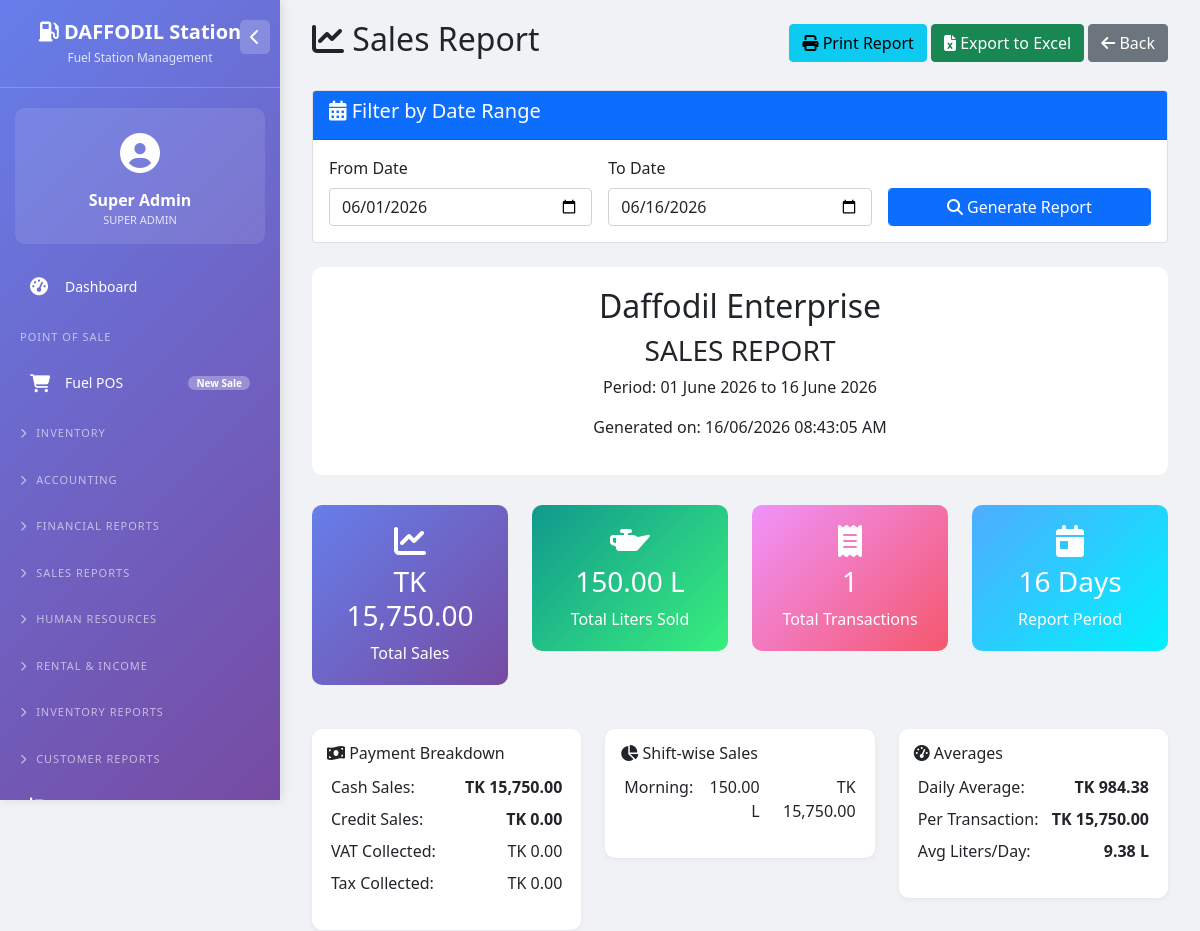
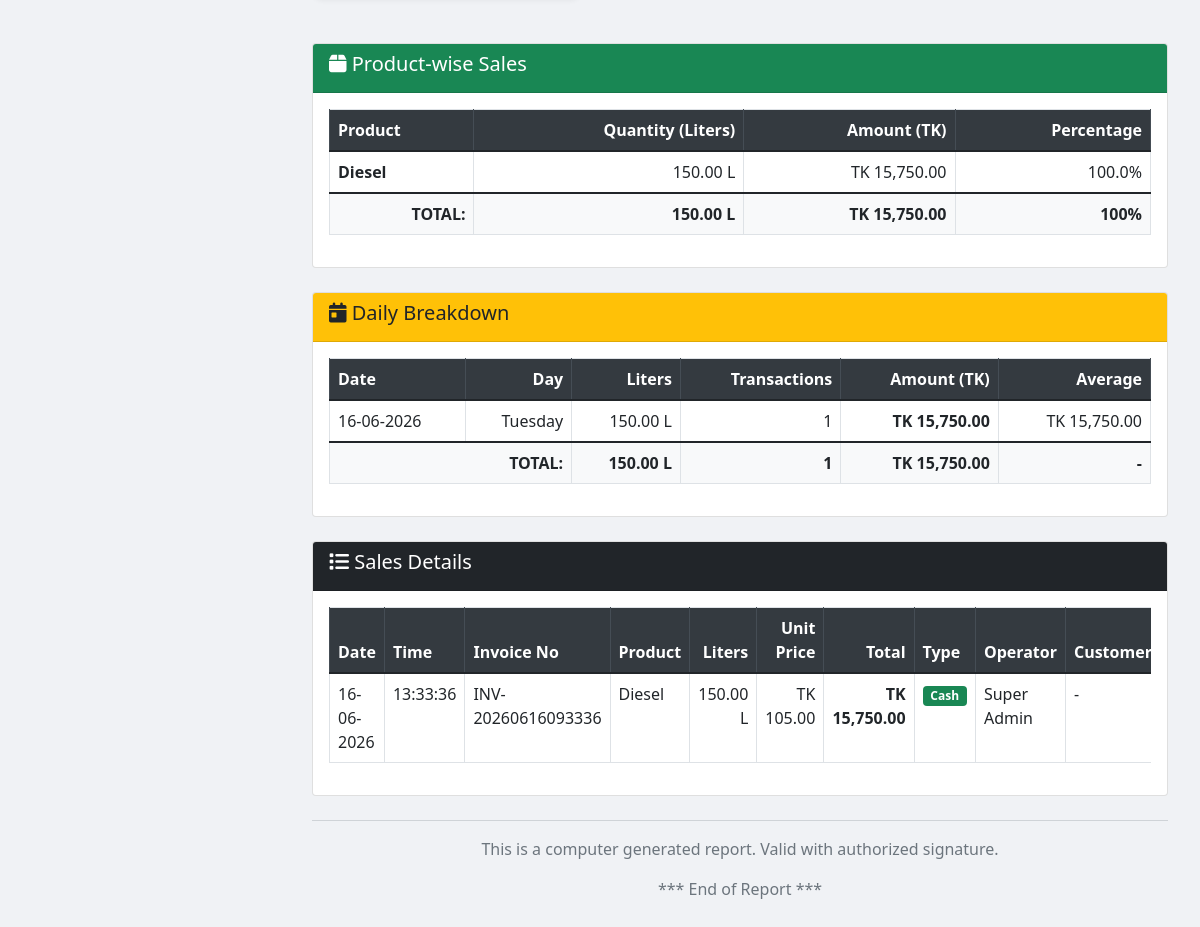
The app's page /daily_sales_report.php (signed in) with its own data (2 pictures, top to bottom).
### tables this page shows
CREATE TABLE `users` (
  `id` int(11) NOT NULL,
  `username` varchar(50) NOT NULL,
  `password` varchar(255) NOT NULL,
  `full_name` varchar(100) NOT NULL,
  `email` varchar(100) DEFAULT NULL,
  `phone` varchar(20) DEFAULT NULL,
  `role` enum('super_admin','owner','accountant','station_manager','cashier','nozzle_operator','hr_officer','store_keeper','auditor') NOT NULL DEFAULT 'cashier',
  `is_active` tinyint(1) DEFAULT 1,
  `created_at` timestamp NOT NULL DEFAULT current_timestamp()
);

CREATE TABLE `sales` (
  `id` int(11) NOT NULL,
  `invoice_no` varchar(50) NOT NULL,
  `sale_date` datetime DEFAULT current_timestamp(),
  `shift_id` int(11) NOT NULL,
  `nozzle_id` int(11) NOT NULL,
  `operator_id` int(11) NOT NULL,
  `customer_name` varchar(100) DEFAULT NULL,
  `customer_phone` varchar(20) DEFAULT NULL,
  `sale_type` enum('cash','credit','advance') NOT NULL,
  `product_id` int(11) NOT NULL,
  `quantity_liters` decimal(10,2) NOT NULL,
  `unit_price` decimal(10,2) NOT NULL,
  `subtotal` decimal(10,2) NOT NULL,
  `vat_amount` decimal(10,2) DEFAULT 0.00,
  `tax_amount` decimal(10,2) DEFAULT 0.00,
  `total_amount` decimal(10,2) NOT NULL,
  `received_amount` decimal(10,2) DEFAULT NULL,
  `change_amount` decimal(10,2) DEFAULT NULL,
  `credit_due_date` date DEFAULT NULL,
  `is_printed` tinyint(1) DEFAULT 0
);

CREATE TABLE `fuel_products` (
  `id` int(11) NOT NULL,
  `product_name` enum('Diesel','Petrol','Octane','CNG','LPG') NOT NULL,
  `unit_price` decimal(10,2) NOT NULL,
  `purchase_rate` decimal(10,2) NOT NULL,
  `vat_percentage` decimal(5,2) DEFAULT 0.00,
  `tax_percentage` decimal(5,2) DEFAULT 0.00,
  `is_active` tinyint(1) DEFAULT 1
);

### daily_sales_report.php (the view, shortened to what the rows shown need)
<?php
require_once 'config/database.php';
$from_date = isset($_GET['from_date']) ? $_GET['from_date'] : date('Y-m-01');
$to_date = isset($_GET['to_date']) ? $_GET['to_date'] : date('Y-m-d');
$stmt = $pdo->prepare("
    SELECT s.*, p.product_name, n.nozzle_name, u.full_name as operator_name, sh.shift_name
    FROM sales s
    JOIN fuel_products p ON s.product_id = p.id
    JOIN nozzles n ON s.nozzle_id = n.id
    JOIN users u ON s.operator_id = u.id
    JOIN shifts sh ON s.shift_id = sh.id
    WHERE DATE(s.sale_date) BETWEEN ? AND ?
    ORDER BY s.sale_date DESC
");
$stmt->execute([$from_date, $to_date]);
$sales = $stmt->fetchAll();
$settings = $pdo->query("SELECT setting_key, setting_value FROM system_settings")->fetchAll(PDO::FETCH_KEY_PAIR);
$currency = $settings['currency_symbol'] ?? 'BDT';
?>
<!DOCTYPE html>
<html lang="en">
<head>
    <link href="https://cdn.jsdelivr.net/npm/bootstrap@5.1.3/dist/css/bootstrap.min.css" rel="stylesheet">
    <link rel="stylesheet" href="https://cdn.datatables.net/1.11.5/css/dataTables.bootstrap5.min.css">
    <link rel="stylesheet" href="https://cdnjs.cloudflare.com/ajax/libs/font-awesome/6.4.0/css/all.min.css">
</head>
<body>
    <?php include 'left_menu.php'; ?>
    <div class="main-content">
        <div class="container-fluid">
            <div class="d-flex justify-content-between align-items-center flex-wrap mb-4 no-print">
                <h2><i class="fas fa-chart-line"></i> Sales Report</h2>
            </div>
            <div class="report-header">
                <h2><?php echo $settings['company_name'] ?? 'FF Enterprise'; ?></h2>
            </div>
            <div class="card mb-4">
                <div class="card-body">
                    <div class="table-responsive">
                        <table class="table table-bordered table-hover">
                            <thead>
                                <tr>
                                    <th>Product</th>
                                    <th class="text-end">Quantity (Liters)</th>
                                    <th class="text-end">Amount (<?php echo $currency; ?>)</th>
                                    <th class="text-end">Percentage</th>
                                </tr>
                            </thead>
                        </table>
                    </div>
                </div>
            </div>
            <div class="card mb-4">
                <div class="card-body">
                    <div class="table-responsive">
                        <table class="table table-bordered table-hover" id="dailyTable">
                            <thead>
                                <tr>
                                    <th>Date</th>
                                    <th class="text-end">Day</th>
                                    <th class="text-end">Liters</th>
                                    <th class="text-end">Transactions</th>
                                    <th class="text-end">Amount (<?php echo $currency; ?>)</th>
                                    <th class="text-end">Average</th>
                                </tr>
                            </thead>
                        </table>
                    </div>
                </div>
            </div>
            <div class="card">
                <div class="card-body">
                    <div class="table-responsive">
                        <table class="table table-bordered table-hover" id="salesTable">
                            <thead>
                                <tr>
                                    <th>Date</th>
                                    <th>Time</th>
                                    <th>Invoice No</th>
                                    <th>Product</th>
                                    <th class="text-end">Liters</th>
                                    <th class="text-end">Unit Price</th>
                                    <th class="text-end">Total</th>
                                    <th>Type</th>
                                    <th>Operator</th>
                                    <th>Customer</th>
                                </tr>
                            </thead>
                            <tbody>
                                <?php foreach($sales as $sale): ?>
                                <tr>
                                    <td><?php echo date('d-m-Y', strtotime($sale['sale_date'])); ?></td>
                                    <td><?php echo date('H:i:s', strtotime($sale['sale_date'])); ?></td>
                                    <td><?php echo $sale['invoice_no']; ?></td>
                                    <td><?php echo $sale['product_name']; ?></td>
                                    <td class="text-end"><?php echo number_format($sale['quantity_liters'], 2); ?> L</td>
                                    <td class="text-end"><?php echo $currency; ?> <?php echo number_format($sale['unit_price'], 2); ?></td>
                                    <td class="text-end fw-bold"><?php echo $currency; ?> <?php echo number_format($sale['total_amount'], 2); ?></td>
                                    <td>
                                        <span class="badge bg-<?php echo $sale['sale_type'] == 'cash' ? 'success' : 'warning'; ?>">
                                            <?php echo ucfirst($sale['sale_type']); ?>
                                        </span>
                                    </td>
                                    <td><?php echo $sale['operator_name']; ?></td>
                                    <td><?php echo $sale['customer_name'] ?: '-'; ?></td>
                                </tr>
                                <?php endforeach; ?>
                            </tbody>
                        </table>
                    </div>
                </div>
            </div>
        </div>
    </div>
</body>
</html>

### left_menu.php (shortened to what the rows shown need)
<?php
$user = getCurrentUser();
?>
<link rel="stylesheet" href="https://cdnjs.cloudflare.com/ajax/libs/font-awesome/6.4.0/css/all.min.css">
<div class="sidebar" id="sidebar">
    <div class="user-info">
        <div class="user-icon">
            <i class="fas fa-user-circle"></i>
        </div>
        <div class="user-name"><?php echo $user['full_name'] ?? 'Admin'; ?></div>
        <div class="user-role"><?php echo ucfirst(str_replace('_', ' ', $user['role'] ?? 'super_admin')); ?></div>
    </div>
</div>

### records on screen
users: full_name "Super Admin", role "SUPER ADMIN"
sales: sale_date "16-06-2026", sale_date "13:33:36", invoice_no "INV-20260616093336", product.product_name "Diesel", quantity_liters "150.00", unit_price "105.00", total_amount "15,750.00", sale_type "Cash", operator.full_name "Super Admin", customer_name "-"

### other values on screen
$settings['company_name'] "Daffodil Enterprise"
date('d F Y', strtotime($from_date)) "01 June 2026"
date('d F Y', strtotime($to_date)) "16 June 2026"
$currency "TK"
$summary['total_sales'] "15,750.00"
$summary['total_liters'] "150.00"
$summary['total_transactions'] "1"
$days_count "16"
$summary['cash_sales'] "15,750.00"
$summary['credit_sales'] "0.00"
$summary['total_vat'] "0.00"
$summary['total_tax'] "0.00"
$shift['shift_name'] "Morning"
$shift['liters'] "150.00"
$shift['amount'] "15,750.00"
